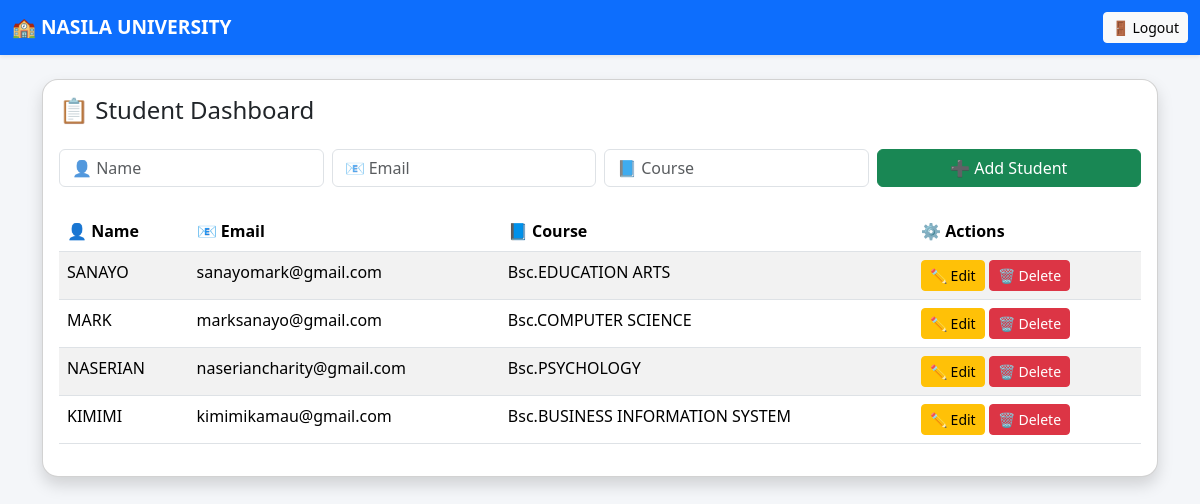
The page /dashboard (signed in) on the database its author committed.
### app.py (models this page shows)
class Student(db.Model):
    id = db.Column(db.Integer, primary_key=True)
    name = db.Column(db.String(120), nullable=False)
    email = db.Column(db.String(120), nullable=False)
    course = db.Column(db.String(120), nullable=False)

### app.py (the view)
@app.route('/dashboard')
@login_required
def dashboard():
    search = request.args.get('search', '')
    course_filter = request.args.get('course', '')
    page = request.args.get('page', 1, type=int)
    per_page = 5
    query = Student.query
    if search:
        query = query.filter(
            (Student.name.contains(search)) |
            (Student.email.contains(search)) |
            (Student.course.contains(search))
        )
    if course_filter:
        query = query.filter_by(course=course_filter)
    students = query.paginate(page=page, per_page=per_page)
    all_courses = [c.course for c in Student.query.distinct(Student.course)]
    return render_template(
        'dashboard.html',
        students=students,
        search=search,
        course_filter=course_filter,
        all_courses=all_courses
    )

### app.py (called while the page is built)
@login_manager.user_loader
def load_user(user_id):
    return User.query.get(int(user_id))

### templates/dashboard.html
{% extends 'base.html' %}
{% block content %}
<div class="row mb-4">
    <div class="col-md-12">
        <div class="card shadow">
            <div class="card-body">
                <h4 class="mb-4">📋 Student Dashboard</h4>
                <form method="POST" action="/add-student" class="row g-2 mb-4">
                    <div class="col-md-3">
                        <input class="form-control" name="name" placeholder="👤 Name" required>
                    </div>
                    <div class="col-md-3">
                        <input class="form-control" name="email" placeholder="📧 Email" required>
                    </div>
                    <div class="col-md-3">
                        <input class="form-control" name="course" placeholder="📘 Course" required>
                    </div>
                    <div class="col-md-3">
                        <button class="btn btn-success w-100">➕ Add Student</button>
                    </div>
                </form>
                <table class="table table-striped table-hover">
                    <thead>
                        <tr>
                            <th>👤 Name</th>
                            <th>📧 Email</th>
                            <th>📘 Course</th>
                            <th>⚙ Actions</th>
                        </tr>
                    </thead>
                    <tbody>
                        {% for student in students %}
                        <tr>
                            <td>{{ student.name }}</td>
                            <td>{{ student.email }}</td>
                            <td>{{ student.course }}</td>
                            <td>
                                <a href="/edit-student/{{ student.id }}" class="btn btn-warning btn-sm">✏ Edit</a>
                                <a href="/delete-student/{{ student.id }}" class="btn btn-danger btn-sm">🗑 Delete</a>
                            </td>
                        </tr>
                        {% else %}
                        <tr>
                            <td colspan="4" class="text-center text-muted">No students found 📝</td>
                        </tr>
                        {% endfor %}
                    </tbody>
                </table>
            </div>
        </div>
    </div>
</div>
{% endblock %}

### templates/base.html (shortened to what this page needs)
<!DOCTYPE html>
<html lang="en">
<head>
    <link href="https://cdn.jsdelivr.net/npm/bootstrap@5.3.2/dist/css/bootstrap.min.css" rel="stylesheet">
</head>
<body>
<nav class="navbar navbar-expand-lg navbar-dark bg-primary shadow-sm">
    <div class="container-fluid">
        <a class="navbar-brand" href="/dashboard">🏫 NASILA UNIVERSITY</a>
        <a href="/logout" class="btn btn-light btn-sm">🚪 Logout</a>
    </div>
</nav>
<div class="container mt-4">
    {% block content %}{% endblock %}
</div>
</body>
</html>

### templates/base.html (style rules this page uses)
body { background-color: #f4f6f9; }
.navbar-brand { font-weight: bold; font-size: 1.2rem; }
.card { border-radius: 1rem; }
.table thead { background-color: #0d6efd; color: white; }

### rows shown on the page
Student: name "SANAYO", email "sanayomark@gmail.com", course "Bsc.EDUCATION ARTS"
Student: name "MARK", email "marksanayo@gmail.com", course "Bsc.COMPUTER SCIENCE"
Student: name "NASERIAN", email "naseriancharity@gmail.com", course "Bsc.PSYCHOLOGY"
Student: name "KIMIMI", email "kimimikamau@gmail.com", course "Bsc.BUSINESS INFORMATION SYSTEM"
